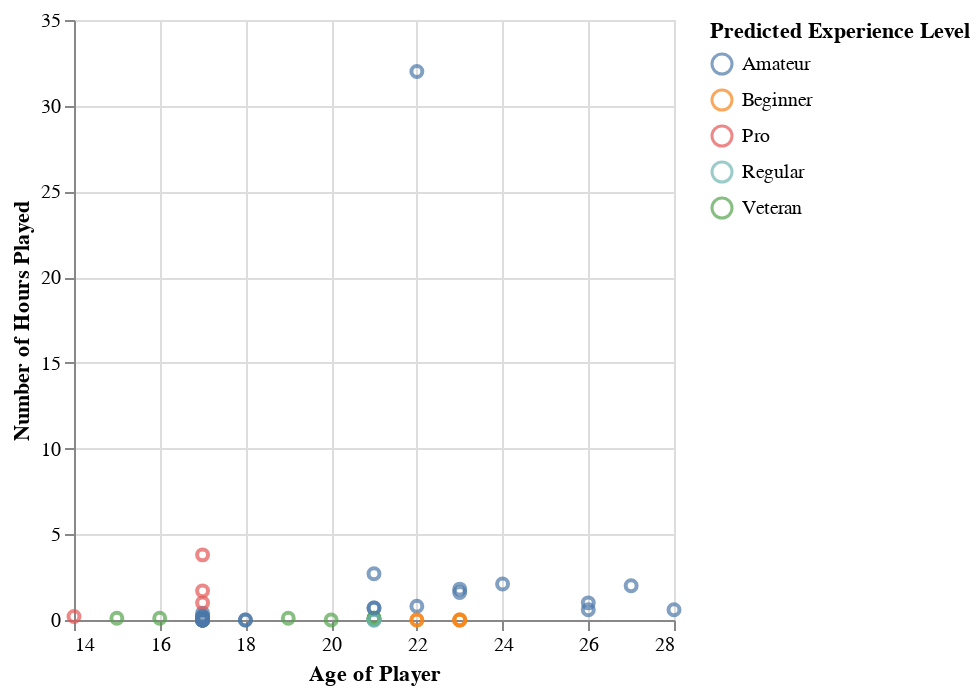

Notebook code cell kept with this figure:
### Markdown cell above
To get a better sense of the distribution of the predicted experience levels, we can plot the hours played vs. age variables and use color to differentiate the predicted experience levels.

### Code cell
# Making a plot of the predicted experience levels against played hours
predicted_plot = alt.Chart(player_test_predictions).mark_point().encode(
    x= alt.X('age').title("Age of Player").scale(zero=False),
    y= alt.Y('played_hours').title("Number of Hours Played").scale(zero=False),
    color=alt.Color('predicted:N').title("Predicted Experience Level")
)

predicted_plot

### Figure 1 — Vega specification as saved in the notebook (floating-point values rounded to 4 significant figures)
{"$schema": "https://vega.github.io/schema/vega/v5.json", "data": [{"name": "source_0", "values": [{"age": 26, "played_hours": 0.6, "predicted": "Amateur"}, {"age": 17, "played_hours": 0.0, "predicted": "Amateur"}, {"age": 17, "played_hours": 0.0, "predicted": "Amateur"}, {"age": 28, "played_hours": 0.6, "predicted": "Amateur"}, {"age": 17, "played_hours": 1.7, "predicted": "Pro"}, {"age": 18, "played_hours": 0.0, "predicted": "Amateur"}, {"age": 27, "played_hours": 2.0, "predicted": "Amateur"}, {"age": 17, "played_hours": 3.8, "predicted": "Pro"}, {"age": 17, "played_hours": 0.2, "predicted": "Amateur"}, {"age": 22, "played_hours": 0.8, "predicted": "Amateur"}, {"age": 21, "played_hours": 2.7, "predicted": "Amateur"}, {"age": 17, "played_hours": 0.1, "predicted": "Amateur"}, {"age": 17, "played_hours": 0.1, "predicted": "Amateur"}, {"age": 22, "played_hours": 32.0, "predicted": "Amateur"}, {"age": 23, "played_hours": 1.8, "predicted": "Amateur"}, {"age": 23, "played_hours": 0.0, "predicted": "Beginner"}, {"age": 22, "played_hours": 0.0, "predicted": "Beginner"}, {"age": 16, "played_hours": 0.1, "predicted": "Veteran"}, {"age": 22, "played_hours": 0.0, "predicted": "Beginner"}, {"age": 17, "played_hours": 0.4, "predicted": "Amateur"}, {"age": 21, "played_hours": 0.0, "predicted": "Regular"}, {"age": 17, "played_hours": 0.0, "predicted": "Amateur"}, {"age": 17, "played_hours": 0.0, "predicted": "Amateur"}, {"age": 18, "played_hours": 0.0, "predicted": "Amateur"}, {"age": 17, "played_hours": 1.0, "predicted": "Pro"}, {"age": 17, "played_hours": 0.0, "predicted": "Amateur"}, {"age": 15, "played_hours": 0.1, "predicted": "Veteran"}, {"age": 17, "played_hours": 0.0, "predicted": "Amateur"}, {"age": 17, "played_hours": 0.0, "predicted": "Amateur"}, {"age": 21, "played_hours": 0.1, "predicted": "Veteran"}, {"age": 24, "played_hours": 2.1, "predicted": "Amateur"}, {"age": 21, "played_hours": 0.7, "predicted": "Amateur"}, {"age": 21, "played_hours": 0.0, "predicted": "Regular"}, {"age": 17, "played_hours": 0.0, "predicted": "Amateur"}, {"age": 23, "played_hours": 0.0, "predicted": "Beginner"}, {"age": 21, "played_hours": 0.1, "predicted": "Veteran"}, {"age": 17, "played_hours": 0.0, "predicted": "Amateur"}, {"age": 21, "played_hours": 0.1, "predicted": "Veteran"}, {"age": 14, "played_hours": 0.2, "predicted": "Pro"}, {"age": 26, "played_hours": 1.0, "predicted": "Amateur"}, {"age": 17, "played_hours": 0.2, "predicted": "Amateur"}, {"age": 23, "played_hours": 0.0, "predicted": "Beginner"}, {"age": 19, "played_hours": 0.1, "predicted": "Veteran"}, {"age": 21, "played_hours": 0.0, "predicted": "Regular"}, {"age": 20, "played_hours": 0.0, "predicted": "Veteran"}, {"age": 23, "played_hours": 1.6, "predicted": "Amateur"}, {"age": 17, "played_hours": 0.0, "predicted": "Amateur"}, {"age": 21, "played_hours": 0.7, "predicted": "Amateur"}]}, {"name": "source_0_x_domain_age", "values": [{"min": 14, "max": 28}]}, {"name": "source_0_y_domain_played_hours", "values": [{"min": 0.0, "max": 32.0}]}, {"name": "source_0_color_domain_predicted", "values": [{"predicted": "Amateur"}, {"predicted": "Pro"}, {"predicted": "Beginner"}, {"predicted": "Veteran"}, {"predicted": "Regular"}]}], "marks": [{"type": "symbol", "name": "marks", "from": {"data": "source_0"}, "encode": {"update": {"opacity": {"value": 0.7}, "y": {"field": "played_hours", "scale": "y"}, "fill": {"value": "transparent"}, "x": {"field": "age", "scale": "x"}, "stroke": {"field": "predicted", "scale": "color"}}}, "style": ["point"]}], "scales": [{"name": "x", "type": "linear", "domain": [{"signal": "(data(\"source_0_x_domain_age\")[0] || {}).min"}, {"signal": "(data(\"source_0_x_domain_age\")[0] || {}).max"}], "range": [0, {"signal": "width"}], "zero": false, "nice": true}, {"name": "y", "type": "linear", "domain": [{"signal": "(data(\"source_0_y_domain_played_hours\")[0] || {}).min"}, {"signal": "(data(\"source_0_y_domain_played_hours\")[0] || {}).max"}], "range": [{"signal": "height"}, 0], "zero": false, "nice": true}, {"name": "color", "type": "ordinal", "domain": {"data": "source_0_color_domain_predicted", "field": "predicted", "sort": true}, "range": "category"}], "axes": [{"scale": "x", "orient": "bottom", "grid": true, "labels": false, "zindex": 0, "minExtent": 0, "tickCount": {"signal": "ceil(width/40)"}, "domain": false, "maxExtent": 0, "gridScale": "y", "aria": false, "ticks": false}, {"scale": "y", "labels": false, "tickCount": {"signal": "ceil(height/40)"}, "ticks": false, "zindex": 0, "minExtent": 0, "orient": "left", "aria": false, "gridScale": "x", "grid": true, "maxExtent": 0, "domain": false}, {"scale": "x", "title": "Age of Player", "labelOverlap": true, "zindex": 0, "tickCount": {"signal": "ceil(width/40)"}, "orient": "bottom", "grid": false, "labelFlush": true}, {"scale": "y", "tickCount": {"signal": "ceil(height/40)"}, "title": "Number of Hours Played", "zindex": 0, "grid": false, "orient": "left", "labelOverlap": true}], "width": 300, "background": "white", "padding": 5, "style": "cell", "height": 300, "legends": [{"title": "Predicted Experience Level", "stroke": "color", "symbolType": "circle", "encode": {"symbols": {"update": {"fill": {"value": "transparent"}, "opacity": {"value": 0.7}}}}}]}
